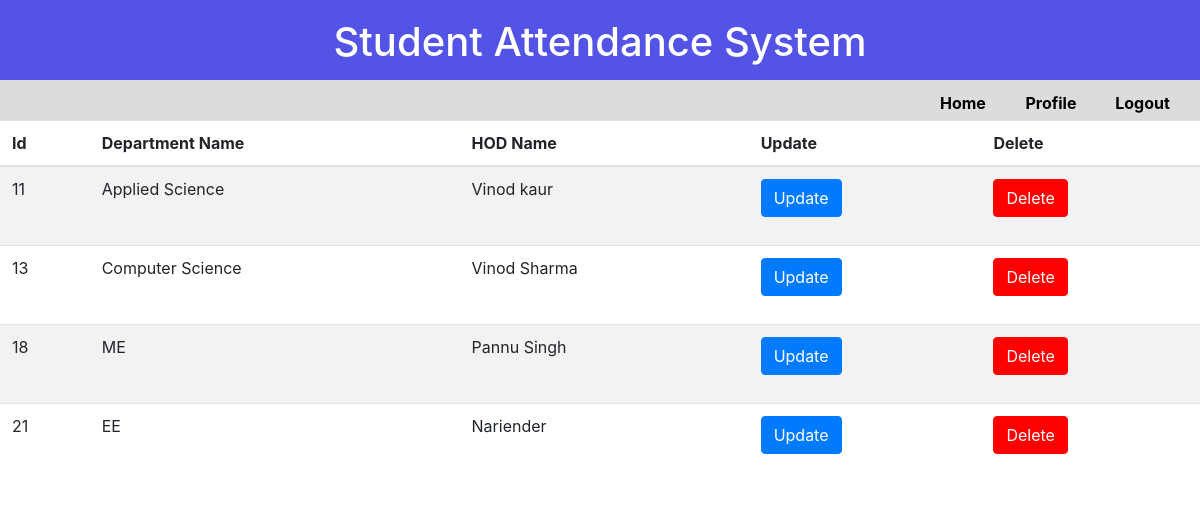
Page /admin/deparmnt_update.php on the committed database.
### tables this page shows
CREATE TABLE `department` (
  `d_id` int(18) NOT NULL,
  `d_name` varchar(20) NOT NULL,
  `hod_name` varchar(25) NOT NULL
);

### admin/deparmnt_update.php (the view, shortened to what this page needs)
<!doctype html5>
<html>
<head>
<link type="text/css" href='decor16.css' rel='stylesheet'>
<link href="css/bootstrap.css" rel="stylesheet">
</head>
<body>
<div class="header">
<h1 class="attend">Student Attendance System</h1>
</div>
<div class="st">
<div style="padding-top:11px;">
<label style="padding-left:940px;"><strong><a href="adminpanel.php" class="m1" >Home</a></strong></label>
<label style="padding-left:35px;"><strong><a href="profile.php" class="m1" >Profile</a><strong></label>
<label style="padding-left:35px; "><strong><a href="logout.php" class="m1" >Logout</a><strong></label>
</div>
</div>
<table class="table table-striped">
<thead>
<tr>
<th>Id</th>
<th>Department Name </th>
<th>HOD Name</th>
<th>Update</th>
<th>Delete</th>
</tr>
</thead>
<tbody>
<?php
include('connect.php');
$qr="SELECT * FROM department";
$result=mysqli_query($con,$qr);
while($data=mysqli_fetch_array($result)){
	echo "<tr><td>".$data['d_id']."</td><td>".$data['d_name']."</td><td>".$data['hod_name']."</td><td><form method='GET' action='dep_up_data.php'><button value={$data['d_id']} name='update' class='btn btn-primary'>Update</button></form></td><td><form method='POST' action='delete.php'><button value={$data['d_id']} name='delete' class='btn btn-primary' style='background-color:red;border:1px solid red;'>Delete</button></form></td></tr>";
	}
?>
</tbody>
</table>
</body>
</html>

### admin/decor16.css (style rules this page uses)
.header { height:80px; background-color:rgba(10,10,220,0.7); }
.attend { text-align:center; color:white; padding-top:18px; }
.st { background-color:rgba(140,140,140,0.3);height:40px; }
.m1 { color:black; text-decoration:none; }

### rows in the picture
department: d_id "11", d_name "Applied Science", hod_name "Vinod kaur"
department: d_id "13", d_name "Computer Science", hod_name "Vinod Sharma"
department: d_id "18", d_name "ME", hod_name "Pannu Singh"
department: d_id "21", d_name "EE", hod_name "Nariender"
